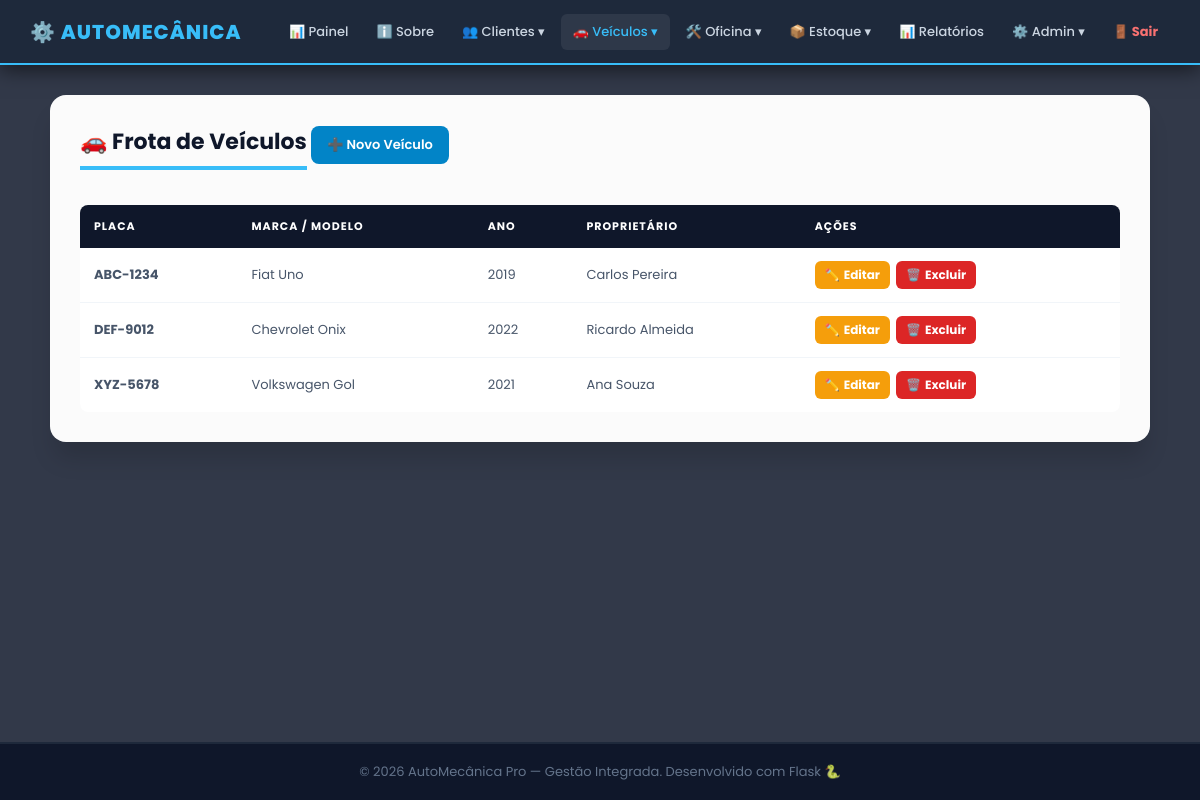
The app's page /veiculo (signed in) with its own data.
### app.py (models this page shows)
class Veiculo(db.Model):
    __tablename__ = 'veiculo'
    id_veiculo = db.Column(db.Integer, primary_key=True)
    placa      = db.Column(db.String(10),  unique=True, nullable=False)
    marca      = db.Column(db.String(50))
    modelo     = db.Column(db.String(50))
    ano        = db.Column(db.Integer)
    id_cliente = db.Column(db.Integer, db.ForeignKey('cliente.id_cliente', ondelete='CASCADE'), nullable=False)
    ordens     = db.relationship('OrdemServico', backref='veiculo', lazy=True, cascade='all, delete-orphan')

class Cliente(db.Model):
    __tablename__ = 'cliente'
    id_cliente = db.Column(db.Integer, primary_key=True)
    nome       = db.Column(db.String(100), nullable=False)
    cpf        = db.Column(db.String(15),  unique=True, nullable=False)
    telefone   = db.Column(db.String(20))
    veiculos   = db.relationship('Veiculo', backref='cliente', lazy=True, cascade='all, delete-orphan')

### app.py (the view)
@app.route('/veiculo')
@login_required
def veiculo_consultar():
    rows = (db.session.query(Veiculo, Cliente.nome.label('dono'))
            .join(Cliente, Veiculo.id_cliente == Cliente.id_cliente)
            .order_by(Veiculo.placa).all())
    return render_template('veiculo/consultar.html', controller='veiculo', veiculos=rows)

### app.py (called while the page is built)
def login_required(f):
    @wraps(f)
    def decorated(*args, **kwargs):
        if 'usuario_id' not in session:
            return redirect(url_for('login'))
        return f(*args, **kwargs)
    return decorated

### templates/veiculo/consultar.html (shortened to what this page needs)
{% extends 'base.html' %}
{% block content %}
<div class="cartao card-lg">
    <h3>🚗 Frota de Veículos</h3>
    <a href="{{ url_for('veiculo_cadastrar') }}" class="btn-add">➕ Novo Veículo</a>
    <div class="tabela-wrapper tbl-desktop">
        <table>
            <thead>
                <tr><th>Placa</th><th>Marca / Modelo</th><th>Ano</th><th>Proprietário</th><th>Ações</th></tr>
            </thead>
            <tbody>
                {% for v, dono in veiculos %}
                <tr>
                    <td><b>{{ v.placa }}</b></td>
                    <td>{{ v.marca }} {{ v.modelo }}</td>
                    <td>{{ v.ano }}</td>
                    <td>{{ dono }}</td>
                    <td><div class="acoes">
                        <a href="{{ url_for('veiculo_editar', id=v.id_veiculo) }}" class="btn-ed">✏️<span class="txt"> Editar</span></a>
                        <a href="{{ url_for('veiculo_excluir', id=v.id_veiculo) }}" class="btn-ex" onclick="return confirm('Excluir veículo {{ v.placa }}?')">🗑️<span class="txt"> Excluir</span></a>
                    </div></td>
                </tr>
                {% else %}
                <tr><td colspan="5" style="text-align:center;color:#94a3b8;padding:30px;">Nenhum veículo cadastrado.</td></tr>
                {% endfor %}
            </tbody>
        </table>
    </div>
</div>
{% endblock %}

### public/css/main.css (style rules this page uses)
* { margin:0; padding:0; box-sizing:border-box; font-family:'Poppins',sans-serif; }
body { display:flex; flex-direction:column; min-height:100vh; color:#334155; background: url('https://images.unsplash.com/photo-1619642751034-765dfdf7c58e?q=80&w=1920&auto=format&fit=crop') no-repeat center center fixed; background-size:cover; }
.cartao { background-color:rgba(255,255,255,0.98); width:100%; padding:30px; border-radius:16px; box-shadow:0 20px 25px -5px rgba(0,0,0,0.15); margin-bottom:25px; }
.card-lg { max-width:1100px; }
.cartao h3 { margin-bottom:20px; color:#0f172a; font-size:22px; border-bottom:4px solid #38bdf8; padding-bottom:8px; display:inline-block; }
.tabela-wrapper { overflow-x:auto; -webkit-overflow-scrolling:touch; margin-top:15px; border-radius:8px; }
table { width:100%; border-collapse:collapse; background-color:white; min-width:500px; }
th { background-color:#0f172a; padding:13px 14px; text-align:left; color:white; font-size:11px; text-transform:uppercase; letter-spacing:1px; white-space:nowrap; }
td { padding:13px 14px; border-bottom:1px solid #f1f5f9; font-size:13px; color:#475569; }
tr:last-child td { border-bottom:none; }
.btn-add { background-color:#0284c7; color:white; padding:9px 16px; border-radius:8px; text-decoration:none; font-weight:600; font-size:13px; display:inline-block; margin-bottom:12px; }
.acoes { display:flex; gap:6px; flex-wrap:nowrap; align-items:center; }
.btn-ed, .btn-ex, .btn-det, .btn-ok { display:inline-flex; align-items:center; gap:4px; padding:5px 10px; border-radius:6px; text-decoration:none; font-weight:700; font-size:12px; white-space:nowrap; cursor:pointer; border:none; transition:0.2s; }
.btn-ed { background:#f59e0b; color:white; }
.btn-ex { background:#dc2626; color:white; }
.btn-ed .txt, .btn-ex .txt, .btn-det .txt, .btn-ok .txt { display:inline; }

### public/css/mobile.css (style rules this page uses)
.tbl-desktop { display: block; }

### records on screen
Veiculo: placa "ABC-1234", marca "Fiat", modelo "Uno", ano "2019", nome "Carlos Pereira"
Veiculo: placa "DEF-9012", marca "Chevrolet", modelo "Onix", ano "2022", nome "Ricardo Almeida"
Veiculo: placa "XYZ-5678", marca "Volkswagen", modelo "Gol", ano "2021", nome "Ana Souza"
